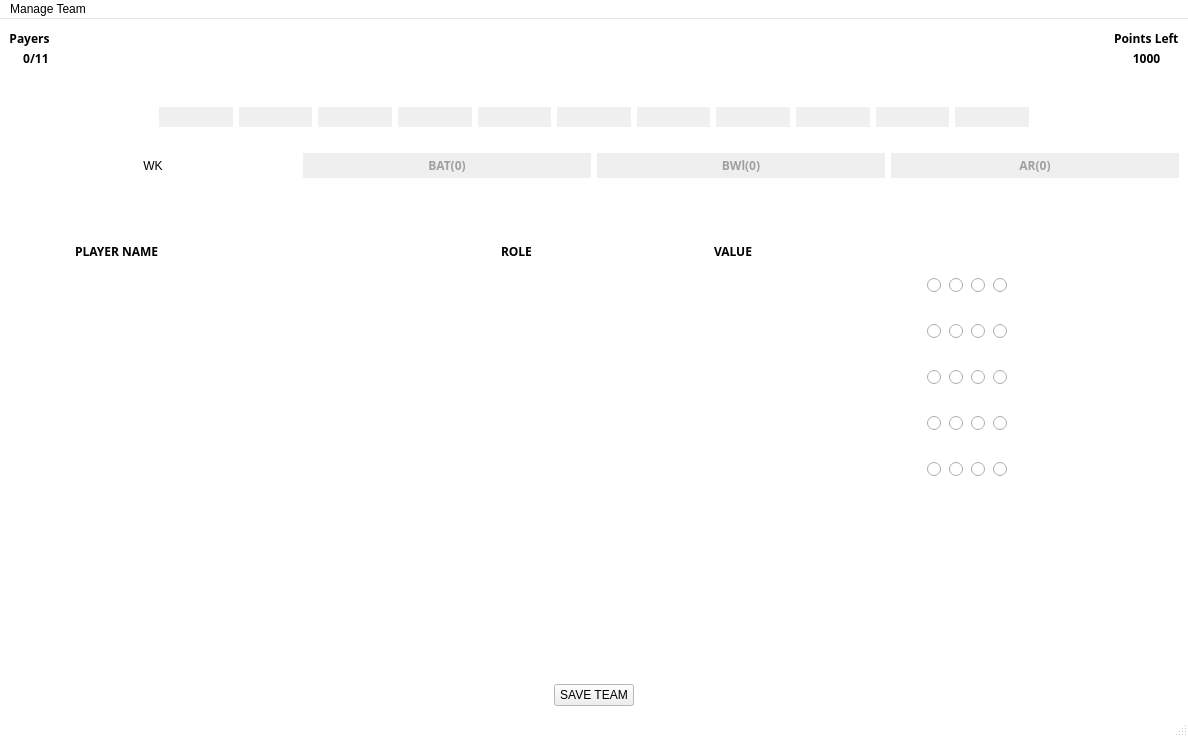
<?xml version="1.0" encoding="UTF-8"?>
<ui version="4.0">
 <class>MainWindow</class>
 <widget class="QMainWindow" name="MainWindow">
  <property name="geometry">
   <rect>
    <x>0</x>
    <y>0</y>
    <width>1188</width>
    <height>737</height>
   </rect>
  </property>
  <property name="palette">
   <palette>
    <active>
     <colorrole role="Base">
      <brush brushstyle="SolidPattern">
       <color alpha="255">
        <red>255</red>
        <green>255</green>
        <blue>255</blue>
       </color>
      </brush>
     </colorrole>
     <colorrole role="Window">
      <brush brushstyle="SolidPattern">
       <color alpha="255">
        <red>255</red>
        <green>255</green>
        <blue>255</blue>
       </color>
      </brush>
     </colorrole>
    </active>
    <inactive>
     <colorrole role="Base">
      <brush brushstyle="SolidPattern">
       <color alpha="255">
        <red>255</red>
        <green>255</green>
        <blue>255</blue>
       </color>
      </brush>
     </colorrole>
     <colorrole role="Window">
      <brush brushstyle="SolidPattern">
       <color alpha="255">
        <red>255</red>
        <green>255</green>
        <blue>255</blue>
       </color>
      </brush>
     </colorrole>
    </inactive>
    <disabled>
     <colorrole role="Base">
      <brush brushstyle="SolidPattern">
       <color alpha="255">
        <red>255</red>
        <green>255</green>
        <blue>255</blue>
       </color>
      </brush>
     </colorrole>
     <colorrole role="Window">
      <brush brushstyle="SolidPattern">
       <color alpha="255">
        <red>255</red>
        <green>255</green>
        <blue>255</blue>
       </color>
      </brush>
     </colorrole>
    </disabled>
   </palette>
  </property>
  <property name="focusPolicy">
   <enum>Qt::NoFocus</enum>
  </property>
  <property name="windowTitle">
   <string>MainWindow</string>
  </property>
  <property name="autoFillBackground">
   <bool>false</bool>
  </property>
  <property name="styleSheet">
   <string notr="true">background-image: url(&quot;C:/Users/DEVANSH/Downloads/download (2).png&quot;);</string>
  </property>
  <widget class="QWidget" name="centralwidget">
   <property name="accessibleDescription">
    <string/>
   </property>
   <property name="autoFillBackground">
    <bool>false</bool>
   </property>
   <property name="styleSheet">
    <string notr="true">background-image: url(&quot;fC:/Users/DEVANSH/Downloads/download (2).png&quot;);</string>
   </property>
   <layout class="QVBoxLayout" name="verticalLayout_2">
    <item>
     <layout class="QGridLayout" name="gridLayout">
      <property name="spacing">
       <number>0</number>
      </property>
      <item row="1" column="2">
       <spacer name="horizontalSpacer_8">
        <property name="font">
         <font>
          <family>Microsoft PhagsPa</family>
         </font>
        </property>
        <property name="orientation">
         <enum>Qt::Horizontal</enum>
        </property>
        <property name="sizeType">
         <enum>QSizePolicy::MinimumExpanding</enum>
        </property>
        <property name="sizeHint" stdset="0">
         <size>
          <width>450</width>
          <height>20</height>
         </size>
        </property>
       </spacer>
      </item>
      <item row="0" column="2">
       <spacer name="horizontalSpacer_7">
        <property name="font">
         <font>
          <family>Microsoft PhagsPa</family>
         </font>
        </property>
        <property name="orientation">
         <enum>Qt::Horizontal</enum>
        </property>
        <property name="sizeType">
         <enum>QSizePolicy::MinimumExpanding</enum>
        </property>
        <property name="sizeHint" stdset="0">
         <size>
          <width>550</width>
          <height>20</height>
         </size>
        </property>
       </spacer>
      </item>
      <item row="1" column="1">
       <widget class="QLabel" name="label_7">
        <property name="font">
         <font>
          <family>Microsoft PhagsPa</family>
          <weight>75</weight>
          <bold>true</bold>
         </font>
        </property>
        <property name="text">
         <string>/11</string>
        </property>
        <property name="alignment">
         <set>Qt::AlignLeading|Qt::AlignLeft|Qt::AlignVCenter</set>
        </property>
       </widget>
      </item>
      <item row="0" column="0" colspan="2">
       <widget class="QLabel" name="label_5">
        <property name="font">
         <font>
          <family>Microsoft PhagsPa</family>
          <weight>75</weight>
          <bold>true</bold>
         </font>
        </property>
        <property name="text">
         <string>Payers</string>
        </property>
        <property name="alignment">
         <set>Qt::AlignCenter</set>
        </property>
       </widget>
      </item>
      <item row="1" column="3">
       <widget class="QLabel" name="label_9">
        <property name="font">
         <font>
          <family>Microsoft PhagsPa</family>
          <weight>75</weight>
          <bold>true</bold>
         </font>
        </property>
        <property name="text">
         <string>1000</string>
        </property>
        <property name="scaledContents">
         <bool>false</bool>
        </property>
        <property name="alignment">
         <set>Qt::AlignCenter</set>
        </property>
       </widget>
      </item>
      <item row="0" column="3">
       <widget class="QLabel" name="label_8">
        <property name="font">
         <font>
          <family>Microsoft PhagsPa</family>
          <weight>75</weight>
          <bold>true</bold>
         </font>
        </property>
        <property name="text">
         <string>Points Left</string>
        </property>
       </widget>
      </item>
      <item row="1" column="0">
       <widget class="QLabel" name="label_28">
        <property name="font">
         <font>
          <family>Microsoft PhagsPa</family>
          <weight>75</weight>
          <bold>true</bold>
         </font>
        </property>
        <property name="text">
         <string>0</string>
        </property>
        <property name="alignment">
         <set>Qt::AlignRight|Qt::AlignTrailing|Qt::AlignVCenter</set>
        </property>
       </widget>
      </item>
     </layout>
    </item>
    <item>
     <spacer name="horizontalSpacer_3">
      <property name="font">
       <font>
        <family>Microsoft PhagsPa</family>
       </font>
      </property>
      <property name="orientation">
       <enum>Qt::Horizontal</enum>
      </property>
      <property name="sizeHint" stdset="0">
       <size>
        <width>40</width>
        <height>20</height>
       </size>
      </property>
     </spacer>
    </item>
    <item>
     <spacer name="verticalSpacer_2">
      <property name="font">
       <font>
        <family>Microsoft PhagsPa</family>
       </font>
      </property>
      <property name="orientation">
       <enum>Qt::Vertical</enum>
      </property>
      <property name="sizeType">
       <enum>QSizePolicy::Preferred</enum>
      </property>
      <property name="sizeHint" stdset="0">
       <size>
        <width>17</width>
        <height>13</height>
       </size>
      </property>
     </spacer>
    </item>
    <item>
     <layout class="QHBoxLayout" name="horizontalLayout_3">
      <item>
       <spacer name="horizontalSpacer">
        <property name="font">
         <font>
          <family>Microsoft PhagsPa</family>
         </font>
        </property>
        <property name="orientation">
         <enum>Qt::Horizontal</enum>
        </property>
        <property name="sizeType">
         <enum>QSizePolicy::Minimum</enum>
        </property>
        <property name="sizeHint" stdset="0">
         <size>
          <width>150</width>
          <height>20</height>
         </size>
        </property>
       </spacer>
      </item>
      <item>
       <widget class="QLabel" name="label">
        <property name="font">
         <font>
          <family>Microsoft PhagsPa</family>
          <weight>75</weight>
          <bold>true</bold>
         </font>
        </property>
        <property name="autoFillBackground">
         <bool>false</bool>
        </property>
        <property name="styleSheet">
         <string notr="true">background-color: rgb(240, 240, 240);</string>
        </property>
        <property name="text">
         <string/>
        </property>
        <property name="scaledContents">
         <bool>true</bool>
        </property>
        <property name="alignment">
         <set>Qt::AlignCenter</set>
        </property>
       </widget>
      </item>
      <item>
       <widget class="QLabel" name="label_2">
        <property name="font">
         <font>
          <family>Microsoft PhagsPa</family>
          <weight>75</weight>
          <bold>true</bold>
         </font>
        </property>
        <property name="autoFillBackground">
         <bool>false</bool>
        </property>
        <property name="styleSheet">
         <string notr="true">background-color: rgb(240, 240, 240);</string>
        </property>
        <property name="text">
         <string/>
        </property>
        <property name="scaledContents">
         <bool>true</bool>
        </property>
        <property name="alignment">
         <set>Qt::AlignCenter</set>
        </property>
       </widget>
      </item>
      <item>
       <widget class="QLabel" name="label_3">
        <property name="font">
         <font>
          <family>Microsoft PhagsPa</family>
          <weight>75</weight>
          <bold>true</bold>
         </font>
        </property>
        <property name="autoFillBackground">
         <bool>false</bool>
        </property>
        <property name="styleSheet">
         <string notr="true">background-color: rgb(240, 240, 240);</string>
        </property>
        <property name="text">
         <string/>
        </property>
        <property name="scaledContents">
         <bool>true</bool>
        </property>
        <property name="alignment">
         <set>Qt::AlignCenter</set>
        </property>
       </widget>
      </item>
      <item>
       <widget class="QLabel" name="label_4">
        <property name="font">
         <font>
          <family>Microsoft PhagsPa</family>
          <weight>75</weight>
          <bold>true</bold>
         </font>
        </property>
        <property name="autoFillBackground">
         <bool>false</bool>
        </property>
        <property name="styleSheet">
         <string notr="true">background-color: rgb(240, 240, 240);</string>
        </property>
        <property name="text">
         <string/>
        </property>
        <property name="scaledContents">
         <bool>true</bool>
        </property>
        <property name="alignment">
         <set>Qt::AlignCenter</set>
        </property>
       </widget>
      </item>
      <item>
       <widget class="QLabel" name="label_21">
        <property name="font">
         <font>
          <family>Microsoft PhagsPa</family>
          <weight>75</weight>
          <bold>true</bold>
         </font>
        </property>
        <property name="autoFillBackground">
         <bool>false</bool>
        </property>
        <property name="styleSheet">
         <string notr="true">background-color: rgb(240, 240, 240);</string>
        </property>
        <property name="text">
         <string/>
        </property>
        <property name="scaledContents">
         <bool>false</bool>
        </property>
        <property name="alignment">
         <set>Qt::AlignCenter</set>
        </property>
       </widget>
      </item>
      <item>
       <widget class="QLabel" name="label_23">
        <property name="font">
         <font>
          <family>Microsoft PhagsPa</family>
          <weight>75</weight>
          <bold>true</bold>
         </font>
        </property>
        <property name="autoFillBackground">
         <bool>false</bool>
        </property>
        <property name="styleSheet">
         <string notr="true">background-color: rgb(240, 240, 240);</string>
        </property>
        <property name="text">
         <string/>
        </property>
        <property name="scaledContents">
         <bool>true</bool>
        </property>
        <property name="alignment">
         <set>Qt::AlignCenter</set>
        </property>
       </widget>
      </item>
      <item>
       <widget class="QLabel" name="label_22">
        <property name="font">
         <font>
          <family>Microsoft PhagsPa</family>
          <weight>75</weight>
          <bold>true</bold>
         </font>
        </property>
        <property name="autoFillBackground">
         <bool>false</bool>
        </property>
        <property name="styleSheet">
         <string notr="true">background-color: rgb(240, 240, 240);</string>
        </property>
        <property name="text">
         <string/>
        </property>
        <property name="scaledContents">
         <bool>true</bool>
        </property>
        <property name="alignment">
         <set>Qt::AlignCenter</set>
        </property>
       </widget>
      </item>
      <item>
       <widget class="QLabel" name="label_24">
        <property name="font">
         <font>
          <family>Microsoft PhagsPa</family>
          <weight>75</weight>
          <bold>true</bold>
         </font>
        </property>
        <property name="autoFillBackground">
         <bool>false</bool>
        </property>
        <property name="styleSheet">
         <string notr="true">background-color: rgb(240, 240, 240);</string>
        </property>
        <property name="text">
         <string/>
        </property>
        <property name="scaledContents">
         <bool>true</bool>
        </property>
        <property name="alignment">
         <set>Qt::AlignCenter</set>
        </property>
       </widget>
      </item>
      <item>
       <widget class="QLabel" name="label_25">
        <property name="font">
         <font>
          <family>Microsoft PhagsPa</family>
          <weight>75</weight>
          <bold>true</bold>
         </font>
        </property>
        <property name="autoFillBackground">
         <bool>false</bool>
        </property>
        <property name="styleSheet">
         <string notr="true">background-color: rgb(240, 240, 240);</string>
        </property>
        <property name="text">
         <string/>
        </property>
        <property name="scaledContents">
         <bool>true</bool>
        </property>
        <property name="alignment">
         <set>Qt::AlignCenter</set>
        </property>
       </widget>
      </item>
      <item>
       <widget class="QLabel" name="label_26">
        <property name="font">
         <font>
          <family>Microsoft PhagsPa</family>
          <weight>75</weight>
          <bold>true</bold>
         </font>
        </property>
        <property name="autoFillBackground">
         <bool>false</bool>
        </property>
        <property name="styleSheet">
         <string notr="true">background-color: rgb(240, 240, 240);</string>
        </property>
        <property name="text">
         <string/>
        </property>
        <property name="scaledContents">
         <bool>true</bool>
        </property>
        <property name="alignment">
         <set>Qt::AlignCenter</set>
        </property>
       </widget>
      </item>
      <item>
       <widget class="QLabel" name="label_27">
        <property name="font">
         <font>
          <family>Microsoft PhagsPa</family>
          <weight>75</weight>
          <bold>true</bold>
         </font>
        </property>
        <property name="autoFillBackground">
         <bool>false</bool>
        </property>
        <property name="styleSheet">
         <string notr="true">background-color: rgb(240, 240, 240);</string>
        </property>
        <property name="text">
         <string/>
        </property>
        <property name="scaledContents">
         <bool>true</bool>
        </property>
        <property name="alignment">
         <set>Qt::AlignCenter</set>
        </property>
       </widget>
      </item>
      <item>
       <spacer name="horizontalSpacer_2">
        <property name="font">
         <font>
          <family>Microsoft PhagsPa</family>
         </font>
        </property>
        <property name="orientation">
         <enum>Qt::Horizontal</enum>
        </property>
        <property name="sizeType">
         <enum>QSizePolicy::Minimum</enum>
        </property>
        <property name="sizeHint" stdset="0">
         <size>
          <width>150</width>
          <height>20</height>
         </size>
        </property>
       </spacer>
      </item>
     </layout>
    </item>
    <item>
     <spacer name="horizontalSpacer_5">
      <property name="font">
       <font>
        <family>Microsoft PhagsPa</family>
       </font>
      </property>
      <property name="orientation">
       <enum>Qt::Horizontal</enum>
      </property>
      <property name="sizeHint" stdset="0">
       <size>
        <width>40</width>
        <height>20</height>
       </size>
      </property>
     </spacer>
    </item>
    <item>
     <layout class="QHBoxLayout" name="horizontalLayout_5">
      <item>
       <widget class="QLabel" name="label_10">
        <property name="text">
         <string>WK</string>
        </property>
        <property name="alignment">
         <set>Qt::AlignCenter</set>
        </property>
       </widget>
      </item>
      <item>
       <widget class="QPushButton" name="pushButton_2">
        <property name="font">
         <font>
          <family>Microsoft PhagsPa</family>
          <weight>75</weight>
          <bold>true</bold>
         </font>
        </property>
        <property name="autoFillBackground">
         <bool>true</bool>
        </property>
        <property name="styleSheet">
         <string notr="true">color: rgb(160, 160, 160);</string>
        </property>
        <property name="text">
         <string>BAT(0)</string>
        </property>
        <property name="flat">
         <bool>true</bool>
        </property>
       </widget>
      </item>
      <item>
       <widget class="QPushButton" name="pushButton_4">
        <property name="font">
         <font>
          <family>Microsoft PhagsPa</family>
          <weight>75</weight>
          <bold>true</bold>
         </font>
        </property>
        <property name="autoFillBackground">
         <bool>true</bool>
        </property>
        <property name="styleSheet">
         <string notr="true">color: rgb(160, 160, 160);</string>
        </property>
        <property name="text">
         <string>BWl(0)</string>
        </property>
        <property name="flat">
         <bool>true</bool>
        </property>
       </widget>
      </item>
      <item>
       <widget class="QPushButton" name="pushButton">
        <property name="font">
         <font>
          <family>Microsoft PhagsPa</family>
          <weight>75</weight>
          <bold>true</bold>
         </font>
        </property>
        <property name="autoFillBackground">
         <bool>true</bool>
        </property>
        <property name="styleSheet">
         <string notr="true">color: rgb(160, 160, 160);</string>
        </property>
        <property name="text">
         <string>AR(0)</string>
        </property>
        <property name="flat">
         <bool>true</bool>
        </property>
       </widget>
      </item>
     </layout>
    </item>
    <item>
     <widget class="QLabel" name="H">
      <property name="font">
       <font>
        <family>Microsoft PhagsPa</family>
        <weight>75</weight>
        <bold>true</bold>
       </font>
      </property>
      <property name="text">
       <string/>
      </property>
     </widget>
    </item>
    <item>
     <spacer name="verticalSpacer_5">
      <property name="font">
       <font>
        <family>Microsoft PhagsPa</family>
       </font>
      </property>
      <property name="orientation">
       <enum>Qt::Vertical</enum>
      </property>
      <property name="sizeType">
       <enum>QSizePolicy::Preferred</enum>
      </property>
      <property name="sizeHint" stdset="0">
       <size>
        <width>17</width>
        <height>37</height>
       </size>
      </property>
     </spacer>
    </item>
    <item>
     <layout class="QGridLayout" name="gridLayout_3">
      <property name="sizeConstraint">
       <enum>QLayout::SetMinimumSize</enum>
      </property>
      <item row="11" column="14">
       <widget class="QRadioButton" name="radioButton_22">
        <property name="maximumSize">
         <size>
          <width>18</width>
          <height>16777215</height>
         </size>
        </property>
        <property name="text">
         <string/>
        </property>
        <property name="autoExclusive">
         <bool>false</bool>
        </property>
       </widget>
      </item>
      <item row="12" column="14">
       <widget class="QRadioButton" name="radioButton_23">
        <property name="maximumSize">
         <size>
          <width>18</width>
          <height>16777215</height>
         </size>
        </property>
        <property name="text">
         <string/>
        </property>
        <property name="autoExclusive">
         <bool>false</bool>
        </property>
       </widget>
      </item>
      <item row="7" column="5">
       <widget class="QLabel" name="R2">
        <property name="styleSheet">
         <string notr="true">background-image: url(file:///C:/Users/DEVANSH/Downloads/images (1).jpg);</string>
        </property>
        <property name="text">
         <string/>
        </property>
       </widget>
      </item>
      <item row="12" column="6">
       <widget class="QLabel" name="V5">
        <property name="text">
         <string/>
        </property>
       </widget>
      </item>
      <item row="6" column="12">
       <widget class="QRadioButton" name="radioButton_2">
        <property name="maximumSize">
         <size>
          <width>16</width>
          <height>16777215</height>
         </size>
        </property>
        <property name="text">
         <string/>
        </property>
        <property name="autoExclusive">
         <bool>false</bool>
        </property>
       </widget>
      </item>
      <item row="7" column="6">
       <widget class="QLabel" name="V2">
        <property name="text">
         <string/>
        </property>
       </widget>
      </item>
      <item row="1" column="6">
       <widget class="QLabel" name="label_14">
        <property name="font">
         <font>
          <family>Microsoft PhagsPa</family>
          <weight>75</weight>
          <bold>true</bold>
         </font>
        </property>
        <property name="text">
         <string>VALUE</string>
        </property>
       </widget>
      </item>
      <item row="12" column="2">
       <widget class="QLabel" name="E5">
        <property name="font">
         <font>
          <family>HoloLens MDL2 Assets</family>
          <weight>75</weight>
          <bold>true</bold>
         </font>
        </property>
        <property name="text">
         <string/>
        </property>
       </widget>
      </item>
      <item row="10" column="2">
       <widget class="QLabel" name="E3">
        <property name="font">
         <font>
          <family>HoloLens MDL2 Assets</family>
          <weight>75</weight>
          <bold>true</bold>
         </font>
        </property>
        <property name="text">
         <string/>
        </property>
       </widget>
      </item>
      <item row="11" column="12">
       <widget class="QRadioButton" name="radioButton_16">
        <property name="maximumSize">
         <size>
          <width>17</width>
          <height>16777215</height>
         </size>
        </property>
        <property name="text">
         <string/>
        </property>
        <property name="autoExclusive">
         <bool>false</bool>
        </property>
       </widget>
      </item>
      <item row="7" column="14">
       <widget class="QRadioButton" name="radioButton_20">
        <property name="maximumSize">
         <size>
          <width>17</width>
          <height>16777215</height>
         </size>
        </property>
        <property name="text">
         <string/>
        </property>
        <property name="autoExclusive">
         <bool>false</bool>
        </property>
       </widget>
      </item>
      <item row="6" column="3" colspan="2">
       <widget class="QLabel" name="L1">
        <property name="font">
         <font>
          <family>HoloLens MDL2 Assets</family>
          <weight>75</weight>
          <bold>true</bold>
         </font>
        </property>
        <property name="text">
         <string/>
        </property>
       </widget>
      </item>
      <item row="12" column="7">
       <widget class="QRadioButton" name="radioButton_9">
        <property name="maximumSize">
         <size>
          <width>17</width>
          <height>16777215</height>
         </size>
        </property>
        <property name="font">
         <font>
          <family>Microsoft PhagsPa</family>
          <weight>75</weight>
          <bold>true</bold>
         </font>
        </property>
        <property name="text">
         <string/>
        </property>
        <property name="autoExclusive">
         <bool>false</bool>
        </property>
       </widget>
      </item>
      <item row="7" column="16">
       <spacer name="verticalSpacer_9">
        <property name="font">
         <font>
          <family>Microsoft PhagsPa</family>
          <weight>75</weight>
          <bold>true</bold>
         </font>
        </property>
        <property name="orientation">
         <enum>Qt::Vertical</enum>
        </property>
        <property name="sizeType">
         <enum>QSizePolicy::Minimum</enum>
        </property>
        <property name="sizeHint" stdset="0">
         <size>
          <width>20</width>
          <height>40</height>
         </size>
        </property>
       </spacer>
      </item>
      <item row="11" column="5">
       <widget class="QLabel" name="R4">
        <property name="text">
         <string/>
        </property>
       </widget>
      </item>
      <item row="1" column="3" colspan="2">
       <widget class="QLabel" name="label_11">
        <property name="font">
         <font>
          <family>HoloLens MDL2 Assets</family>
          <weight>75</weight>
          <bold>true</bold>
         </font>
        </property>
        <property name="text">
         <string>PLAYER NAME</string>
        </property>
       </widget>
      </item>
      <item row="6" column="8">
       <widget class="QRadioButton" name="radioButton">
        <property name="maximumSize">
         <size>
          <width>16</width>
          <height>16777215</height>
         </size>
        </property>
        <property name="text">
         <string/>
        </property>
        <property name="autoExclusive">
         <bool>false</bool>
        </property>
       </widget>
      </item>
      <item row="14" column="2">
       <widget class="QLabel" name="label_6">
        <property name="font">
         <font>
          <family>Microsoft PhagsPa</family>
          <weight>75</weight>
          <bold>true</bold>
         </font>
        </property>
        <property name="text">
         <string/>
        </property>
       </widget>
      </item>
      <item row="12" column="3" colspan="2">
       <widget class="QLabel" name="L5">
        <property name="font">
         <font>
          <family>HoloLens MDL2 Assets</family>
          <weight>75</weight>
          <bold>true</bold>
         </font>
        </property>
        <property name="text">
         <string/>
        </property>
       </widget>
      </item>
      <item row="10" column="12">
       <widget class="QRadioButton" name="radioButton_15">
        <property name="maximumSize">
         <size>
          <width>17</width>
          <height>16777215</height>
         </size>
        </property>
        <property name="text">
         <string/>
        </property>
        <property name="autoExclusive">
         <bool>false</bool>
        </property>
       </widget>
      </item>
      <item row="10" column="5">
       <widget class="QLabel" name="R3">
        <property name="text">
         <string/>
        </property>
       </widget>
      </item>
      <item row="7" column="3" colspan="2">
       <widget class="QLabel" name="L2">
        <property name="font">
         <font>
          <family>HoloLens MDL2 Assets</family>
          <weight>75</weight>
          <bold>true</bold>
         </font>
        </property>
        <property name="text">
         <string/>
        </property>
       </widget>
      </item>
      <item row="14" column="16">
       <spacer name="verticalSpacer">
        <property name="font">
         <font>
          <family>Microsoft PhagsPa</family>
          <weight>75</weight>
          <bold>true</bold>
         </font>
        </property>
        <property name="orientation">
         <enum>Qt::Vertical</enum>
        </property>
        <property name="sizeType">
         <enum>QSizePolicy::Expanding</enum>
        </property>
        <property name="sizeHint" stdset="0">
         <size>
          <width>20</width>
          <height>40</height>
         </size>
        </property>
       </spacer>
      </item>
      <item row="7" column="8">
       <widget class="QRadioButton" name="radioButton_3">
        <property name="maximumSize">
         <size>
          <width>17</width>
          <height>16777215</height>
         </size>
        </property>
        <property name="text">
         <string/>
        </property>
        <property name="autoExclusive">
         <bool>false</bool>
        </property>
       </widget>
      </item>
      <item row="12" column="12">
       <widget class="QRadioButton" name="radioButton_17">
        <property name="maximumSize">
         <size>
          <width>17</width>
          <height>16777215</height>
         </size>
        </property>
        <property name="text">
         <string/>
        </property>
        <property name="autoExclusive">
         <bool>false</bool>
        </property>
       </widget>
      </item>
      <item row="6" column="2">
       <widget class="QLabel" name="E1">
        <property name="maximumSize">
         <size>
          <width>60</width>
          <height>60</height>
         </size>
        </property>
        <property name="font">
         <font>
          <family>HoloLens MDL2 Assets</family>
          <weight>75</weight>
          <bold>true</bold>
         </font>
        </property>
        <property name="text">
         <string/>
        </property>
        <property name="scaledContents">
         <bool>false</bool>
        </property>
       </widget>
      </item>
      <item row="10" column="6">
       <widget class="QLabel" name="V3">
        <property name="text">
         <string/>
        </property>
       </widget>
      </item>
      <item row="11" column="2">
       <widget class="QLabel" name="E4">
        <property name="font">
         <font>
          <family>HoloLens MDL2 Assets</family>
          <weight>75</weight>
          <bold>true</bold>
         </font>
        </property>
        <property name="text">
         <string/>
        </property>
       </widget>
      </item>
      <item row="11" column="8">
       <widget class="QRadioButton" name="radioButton_5">
        <property name="maximumSize">
         <size>
          <width>17</width>
          <height>16777215</height>
         </size>
        </property>
        <property name="text">
         <string/>
        </property>
        <property name="autoExclusive">
         <bool>false</bool>
        </property>
       </widget>
      </item>
      <item row="6" column="5">
       <widget class="QLabel" name="R1">
        <property name="text">
         <string/>
        </property>
       </widget>
      </item>
      <item row="6" column="16">
       <spacer name="verticalSpacer_8">
        <property name="font">
         <font>
          <family>Microsoft PhagsPa</family>
          <weight>75</weight>
          <bold>true</bold>
         </font>
        </property>
        <property name="orientation">
         <enum>Qt::Vertical</enum>
        </property>
        <property name="sizeType">
         <enum>QSizePolicy::Minimum</enum>
        </property>
        <property name="sizeHint" stdset="0">
         <size>
          <width>20</width>
          <height>40</height>
         </size>
        </property>
       </spacer>
      </item>
      <item row="6" column="14">
       <widget class="QRadioButton" name="radioButton_19">
        <property name="maximumSize">
         <size>
          <width>16</width>
          <height>16777215</height>
         </size>
        </property>
        <property name="text">
         <string/>
        </property>
        <property name="autoExclusive">
         <bool>false</bool>
        </property>
       </widget>
      </item>
      <item row="1" column="7">
       <widget class="QLabel" name="label_13">
        <property name="font">
         <font>
          <family>Microsoft PhagsPa</family>
          <weight>75</weight>
          <bold>true</bold>
         </font>
        </property>
        <property name="text">
         <string/>
        </property>
       </widget>
      </item>
      <item row="7" column="2">
       <widget class="QLabel" name="E2">
        <property name="font">
         <font>
          <family>HoloLens MDL2 Assets</family>
          <weight>75</weight>
          <bold>true</bold>
         </font>
        </property>
        <property name="text">
         <string/>
        </property>
       </widget>
      </item>
      <item row="12" column="16">
       <spacer name="verticalSpacer_10">
        <property name="font">
         <font>
          <family>Microsoft PhagsPa</family>
          <weight>75</weight>
          <bold>true</bold>
         </font>
        </property>
        <property name="orientation">
         <enum>Qt::Vertical</enum>
        </property>
        <property name="sizeType">
         <enum>QSizePolicy::Minimum</enum>
        </property>
        <property name="sizeHint" stdset="0">
         <size>
          <width>20</width>
          <height>40</height>
         </size>
        </property>
       </spacer>
      </item>
      <item row="7" column="7">
       <widget class="QRadioButton" name="radioButton_11">
        <property name="maximumSize">
         <size>
          <width>17</width>
          <height>16777215</height>
         </size>
        </property>
        <property name="font">
         <font>
          <family>Microsoft PhagsPa</family>
          <weight>75</weight>
          <bold>true</bold>
         </font>
        </property>
        <property name="text">
         <string/>
        </property>
        <property name="autoExclusive">
         <bool>false</bool>
        </property>
       </widget>
      </item>
      <item row="10" column="16">
       <spacer name="verticalSpacer_12">
        <property name="font">
         <font>
          <family>Microsoft PhagsPa</family>
          <weight>75</weight>
          <bold>true</bold>
         </font>
        </property>
        <property name="orientation">
         <enum>Qt::Vertical</enum>
        </property>
        <property name="sizeType">
         <enum>QSizePolicy::Minimum</enum>
        </property>
        <property name="sizeHint" stdset="0">
         <size>
          <width>20</width>
          <height>40</height>
         </size>
        </property>
       </spacer>
      </item>
      <item row="1" column="5">
       <widget class="QLabel" name="label_15">
        <property name="font">
         <font>
          <family>Microsoft PhagsPa</family>
          <weight>75</weight>
          <bold>true</bold>
         </font>
        </property>
        <property name="text">
         <string>ROLE</string>
        </property>
       </widget>
      </item>
      <item row="12" column="8">
       <widget class="QRadioButton" name="radioButton_6">
        <property name="maximumSize">
         <size>
          <width>17</width>
          <height>16777215</height>
         </size>
        </property>
        <property name="text">
         <string/>
        </property>
        <property name="autoExclusive">
         <bool>false</bool>
        </property>
       </widget>
      </item>
      <item row="7" column="12">
       <widget class="QRadioButton" name="radioButton_14">
        <property name="maximumSize">
         <size>
          <width>17</width>
          <height>16777215</height>
         </size>
        </property>
        <property name="text">
         <string/>
        </property>
        <property name="autoExclusive">
         <bool>false</bool>
        </property>
       </widget>
      </item>
      <item row="6" column="15">
       <spacer name="horizontalSpacer_9">
        <property name="orientation">
         <enum>Qt::Horizontal</enum>
        </property>
        <property name="sizeType">
         <enum>QSizePolicy::Minimum</enum>
        </property>
        <property name="sizeHint" stdset="0">
         <size>
          <width>150</width>
          <height>11</height>
         </size>
        </property>
       </spacer>
      </item>
      <item row="11" column="7">
       <widget class="QRadioButton" name="radioButton_8">
        <property name="maximumSize">
         <size>
          <width>17</width>
          <height>16777215</height>
         </size>
        </property>
        <property name="font">
         <font>
          <family>Microsoft PhagsPa</family>
          <weight>75</weight>
          <bold>true</bold>
         </font>
        </property>
        <property name="text">
         <string/>
        </property>
        <property name="autoExclusive">
         <bool>false</bool>
        </property>
       </widget>
      </item>
      <item row="11" column="16">
       <spacer name="verticalSpacer_11">
        <property name="font">
         <font>
          <family>Microsoft PhagsPa</family>
          <weight>75</weight>
          <bold>true</bold>
         </font>
        </property>
        <property name="orientation">
         <enum>Qt::Vertical</enum>
        </property>
        <property name="sizeType">
         <enum>QSizePolicy::Minimum</enum>
        </property>
        <property name="sizeHint" stdset="0">
         <size>
          <width>20</width>
          <height>40</height>
         </size>
        </property>
       </spacer>
      </item>
      <item row="6" column="7">
       <widget class="QRadioButton" name="radioButton_7">
        <property name="maximumSize">
         <size>
          <width>16</width>
          <height>16777215</height>
         </size>
        </property>
        <property name="font">
         <font>
          <family>Microsoft PhagsPa</family>
          <weight>75</weight>
          <bold>true</bold>
         </font>
        </property>
        <property name="text">
         <string/>
        </property>
        <property name="autoExclusive">
         <bool>false</bool>
        </property>
       </widget>
      </item>
      <item row="10" column="7">
       <widget class="QRadioButton" name="radioButton_10">
        <property name="maximumSize">
         <size>
          <width>17</width>
          <height>16777215</height>
         </size>
        </property>
        <property name="font">
         <font>
          <family>Microsoft PhagsPa</family>
          <weight>75</weight>
          <bold>true</bold>
         </font>
        </property>
        <property name="text">
         <string/>
        </property>
        <property name="autoExclusive">
         <bool>false</bool>
        </property>
       </widget>
      </item>
      <item row="12" column="5">
       <widget class="QLabel" name="R5">
        <property name="text">
         <string/>
        </property>
       </widget>
      </item>
      <item row="10" column="3" colspan="2">
       <widget class="QLabel" name="L3">
        <property name="font">
         <font>
          <family>HoloLens MDL2 Assets</family>
          <weight>75</weight>
          <bold>true</bold>
         </font>
        </property>
        <property name="text">
         <string/>
        </property>
       </widget>
      </item>
      <item row="11" column="3" colspan="2">
       <widget class="QLabel" name="L4">
        <property name="font">
         <font>
          <family>HoloLens MDL2 Assets</family>
          <weight>75</weight>
          <bold>true</bold>
         </font>
        </property>
        <property name="text">
         <string/>
        </property>
       </widget>
      </item>
      <item row="6" column="6">
       <widget class="QLabel" name="V1">
        <property name="text">
         <string/>
        </property>
       </widget>
      </item>
      <item row="10" column="8">
       <widget class="QRadioButton" name="radioButton_4">
        <property name="maximumSize">
         <size>
          <width>17</width>
          <height>16777215</height>
         </size>
        </property>
        <property name="text">
         <string/>
        </property>
        <property name="autoExclusive">
         <bool>false</bool>
        </property>
       </widget>
      </item>
      <item row="11" column="6">
       <widget class="QLabel" name="V4">
        <property name="text">
         <string/>
        </property>
       </widget>
      </item>
      <item row="10" column="14">
       <widget class="QRadioButton" name="radioButton_21">
        <property name="maximumSize">
         <size>
          <width>18</width>
          <height>16777215</height>
         </size>
        </property>
        <property name="text">
         <string/>
        </property>
        <property name="autoExclusive">
         <bool>false</bool>
        </property>
       </widget>
      </item>
     </layout>
    </item>
    <item>
     <layout class="QHBoxLayout" name="horizontalLayout_6">
      <item>
       <spacer name="horizontalSpacer_4">
        <property name="orientation">
         <enum>Qt::Horizontal</enum>
        </property>
        <property name="sizeHint" stdset="0">
         <size>
          <width>40</width>
          <height>20</height>
         </size>
        </property>
       </spacer>
      </item>
      <item>
       <widget class="QPushButton" name="pushButton_5">
        <property name="text">
         <string>SAVE TEAM</string>
        </property>
       </widget>
      </item>
      <item>
       <spacer name="horizontalSpacer_6">
        <property name="orientation">
         <enum>Qt::Horizontal</enum>
        </property>
        <property name="sizeHint" stdset="0">
         <size>
          <width>40</width>
          <height>20</height>
         </size>
        </property>
       </spacer>
      </item>
     </layout>
    </item>
   </layout>
  </widget>
  <widget class="QMenuBar" name="menubar">
   <property name="geometry">
    <rect>
     <x>0</x>
     <y>0</y>
     <width>1188</width>
     <height>26</height>
    </rect>
   </property>
   <widget class="QMenu" name="menuManage_Team">
    <property name="tearOffEnabled">
     <bool>false</bool>
    </property>
    <property name="title">
     <string>Manage Team</string>
    </property>
    <property name="separatorsCollapsible">
     <bool>false</bool>
    </property>
    <property name="toolTipsVisible">
     <bool>false</bool>
    </property>
    <addaction name="actionNEW_Team"/>
    <addaction name="separator"/>
    <addaction name="actionOPEN_Team"/>
    <addaction name="separator"/>
    <addaction name="actionSAVE_team"/>
    <addaction name="separator"/>
    <addaction name="actionEVALUATE_Team"/>
   </widget>
   <addaction name="menuManage_Team"/>
  </widget>
  <widget class="QStatusBar" name="statusbar"/>
  <action name="actionNEW_Team">
   <property name="checkable">
    <bool>false</bool>
   </property>
   <property name="enabled">
    <bool>true</bool>
   </property>
   <property name="text">
    <string>NEW Team</string>
   </property>
  </action>
  <action name="actionOPEN_Team">
   <property name="text">
    <string>OPEN Team</string>
   </property>
  </action>
  <action name="actionSAVE_team">
   <property name="text">
    <string>SAVE Team</string>
   </property>
  </action>
  <action name="actionEVALUATE_Team">
   <property name="text">
    <string>EVALUATE Team</string>
   </property>
  </action>
 </widget>
 <resources/>
 <connections/>
</ui>
